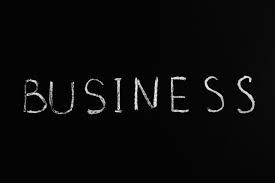
#> input picture Topics/images.jpeg, 275 x 183 px
$ python morphological_operations_continued.py
#> lines starting #> are read from the running program, lines starting #| are printed output that depends on the picture
import cv2
import numpy as np
from matplotlib import pyplot as plt

# Load an image (grayscale)
image = cv2.imread('../images.jpeg', 0)
#> image is the input picture: shape (183, 275); min 0, max 255, mean 9.7

# Define a.jpg kernel (structuring element)
kernel = np.ones((5, 5), np.uint8)

# Basic Morphological Operations
erosion = cv2.erode(image, kernel, iterations=1)
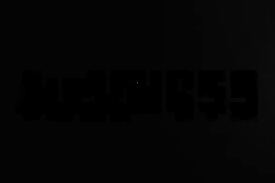
#> erosion: shape (183, 275); min 0, max 82, mean 4.1
dilation = cv2.dilate(image, kernel, iterations=1)
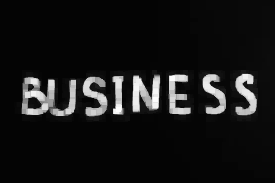
#> dilation: shape (183, 275); min 3, max 255, mean 22.4
opening = cv2.morphologyEx(image, cv2.MORPH_OPEN, kernel)
closing = cv2.morphologyEx(image, cv2.MORPH_CLOSE, kernel)

# Advanced Morphological Operations
gradient = cv2.morphologyEx(image, cv2.MORPH_GRADIENT, kernel)
tophat = cv2.morphologyEx(image, cv2.MORPH_TOPHAT, kernel)
blackhat = cv2.morphologyEx(image, cv2.MORPH_BLACKHAT, kernel)

# Titles and images list
titles = [
    'Original Image', 'Erosion', 'Dilation', 'Opening', 'Closing',
    'Gradient', 'Top Hat', 'Black Hat'
]
images = [
    image, erosion, dilation, opening, closing,
    gradient, tophat, blackhat
]

# Plotting all images
plt.figure(figsize=(15, 10))
for i in range(len(images)):
    plt.subplot(3, 3, i + 1)
    plt.imshow(images[i], cmap='gray')
    plt.title(titles[i])
    plt.xticks([]), plt.yticks([])
#> this loop made 8 passes

plt.tight_layout()
plt.show()
